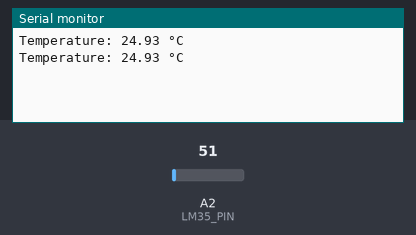
Bench run of a sketch on a simulated Arduino Uno, built with avr-gcc and run on an emulated ATmega328P. Shown: the last lines printed to the serial monitor. The test bench sets the inputs (shaded band); at power-on: A2 (LM35_PIN) = 51.

Above: at 1.8 s.
1.9 s: A2 (LM35_PIN) set to 61
At 2.8 s:
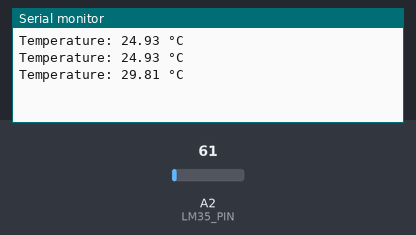
3.4 s: A2 (LM35_PIN) set to 71
At 4.8 s:
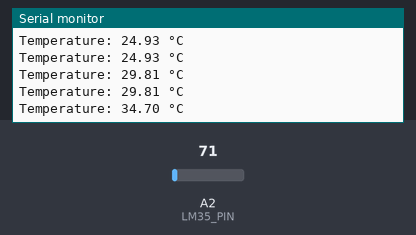
Timing chart, 0 to 6.4 s (numbered marks = the images above; inputs shaded):
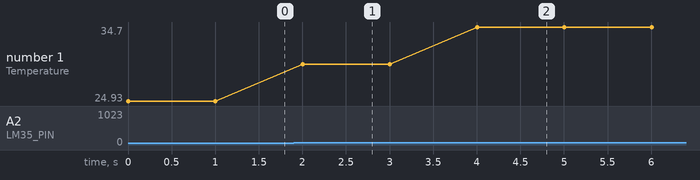

The sketch:

testLM35.ino
```cpp
#define LM35_PIN 2  // LM35 connected to analog pin A0

void setup() {
  Serial.begin(9600); // Start the serial communication
}

void loop() {
  int lm35Value = analogRead(LM35_PIN); // Read the value from the LM35
  float voltage = lm35Value * (5.0 / 1023.0); // Convert the analog value to voltage
  float temperatureC = voltage * 100.0; // Convert the voltage to temperature in Celsius

  // Print the temperature to the Serial Monitor
  Serial.print("Temperature: ");
  Serial.print(temperatureC);
  Serial.println(" °C");

  delay(1000); // Wait for 1 second before reading again
}
```

Measured:
- after the input at 1.9 s, the serial monitor: prints a new line after 0.10 s (image 1)
- after the input at 3.4 s, the serial monitor: prints a new line after 0.60 s (image 2)
- plotted number 1: 24.93 → 29.81 after the input at 1.9 s, 29.81 → 34.7 after the input at 3.4 s
